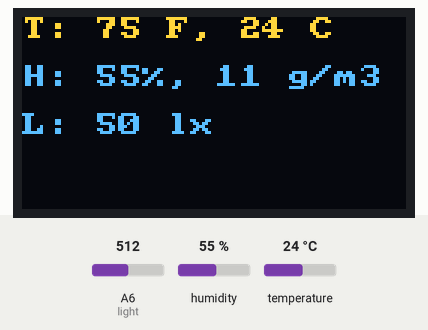
Simulated run of this sketch. Board: Arduino Nano, built with avr-gcc and run on an emulated ATmega328P. On the bench: 128×64 one-colour display. The inputs (shaded band) are chosen by the test bench; at power-on: humidity 55 %, A6 (light) = 512, temperature 24 °C. The OLED is the two-colour kind (top 16 rows yellow).

Above: at 4.7 s.
4.8 s: humidity set to 22 %
At 8.9 s:
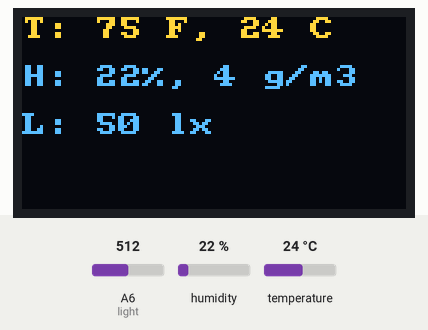
13.2 s: A6 (light) set to 716
At 16.7 s:
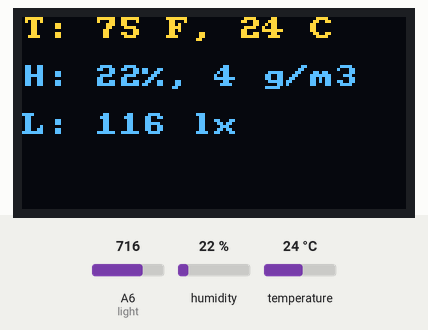
20.4 s: temperature set to 12 °C
At 23.31 s:
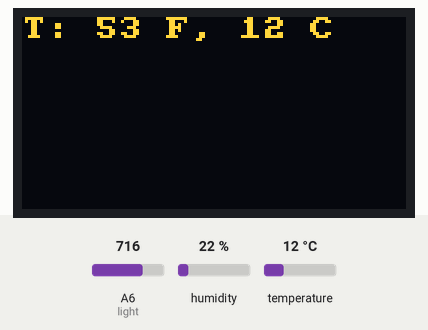
25.2 s: A6 (light) set to 900
At 28.6 s:
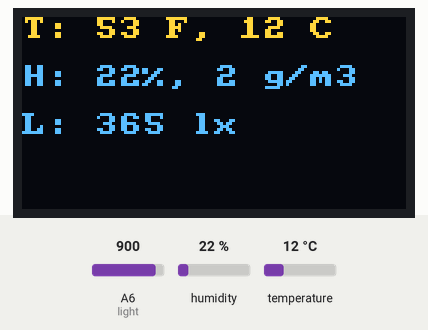
32.0 s: humidity set to 40 %
At 35.3 s:
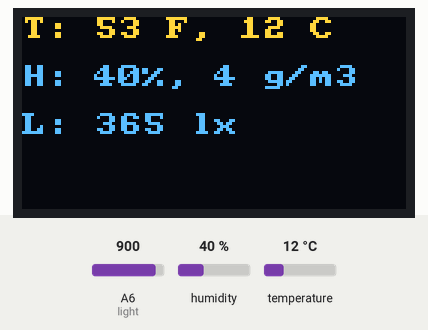
39.8 s: A6 (light) set to 1023
At 43.0 s:
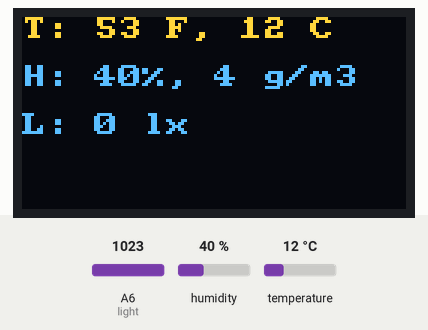
Timing chart, 0 to 44.5 s (numbered marks = the images above; inputs shaded):
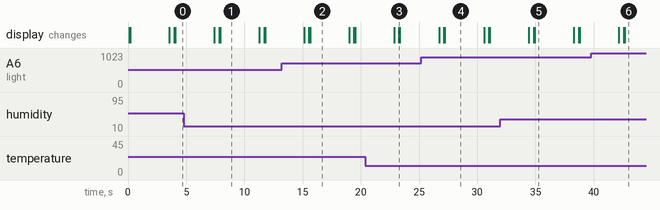

The sketch:

environment.ino
```cpp
#include <DHT.h>
#include <Wire.h>
#include <U8x8lib.h>

DHT dht(2, DHT11);
int light = A6;
U8X8_SSD1306_128X64_NONAME_HW_I2C u8x8(/* reset=*/ U8X8_PIN_NONE);


void setup() {
  Serial.begin(9600);
  dht.begin();
  pinMode(light, INPUT);
  u8x8.begin();
}//end setup()

void loop() {
  byte deg = 167;
  float humidity = dht.readHumidity();
  float temp_F = dht.readTemperature(true); //true gives fahrenheit
  float temp_C = dht.readTemperature(false);

  String temp = "T: ";
  temp += (int)temp_F;
  temp += " F, ";
  temp += (int)temp_C;
  temp += " C";

  String air = "H: ";
  air += (int)humidity;
  air += "%, ";
  air += getAbsHum(humidity, temp_C);
  air += " g/m3";

  String lit = "L: ";
  lit += getLumens(analogRead(light));
  lit += " lx";


  u8x8.setFont(u8x8_font_amstrad_cpc_extended_r);
  u8x8.drawString(0, 0, temp.c_str());
  u8x8.drawString(0, 2, air.c_str());
  u8x8.drawString(0, 4, lit.c_str());

  delay(3333);
  u8x8.clearDisplay();
  delay(333);
}//end loop()


int getLumens(int value){
  float Vout = float(value) * (5 / float(1023)); //analog to voltage
  float res = (10000 * (5 - Vout)) / Vout; //voltage to resistance, # is non-photo part of voltage divider
  int lux = 500 / (res/1000); //500 lumen per meter per milliOhm
  return lux;
}


int getAbsHum(float hum, float tem){
  float absolute = ( 6.11 * exp((17.67 * tem)/(tem + 243.5)) * hum * 2.1674 ) / (273.5 + tem);
  return (int)absolute;
}
```

Measured:
- what the display in image 1 shows lasts 3.4 s, from 7.9 s to 11.3 s
